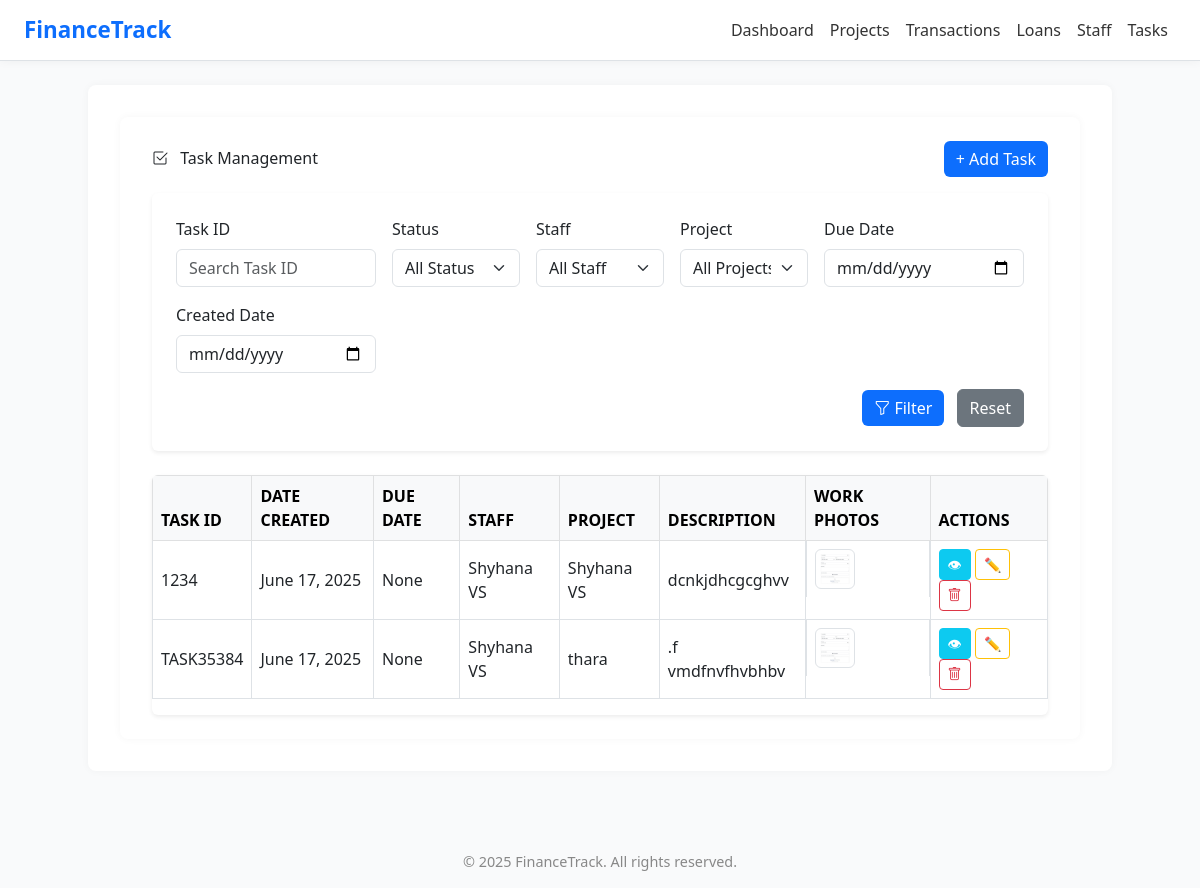
The page /task_list on the database as committed earlier.
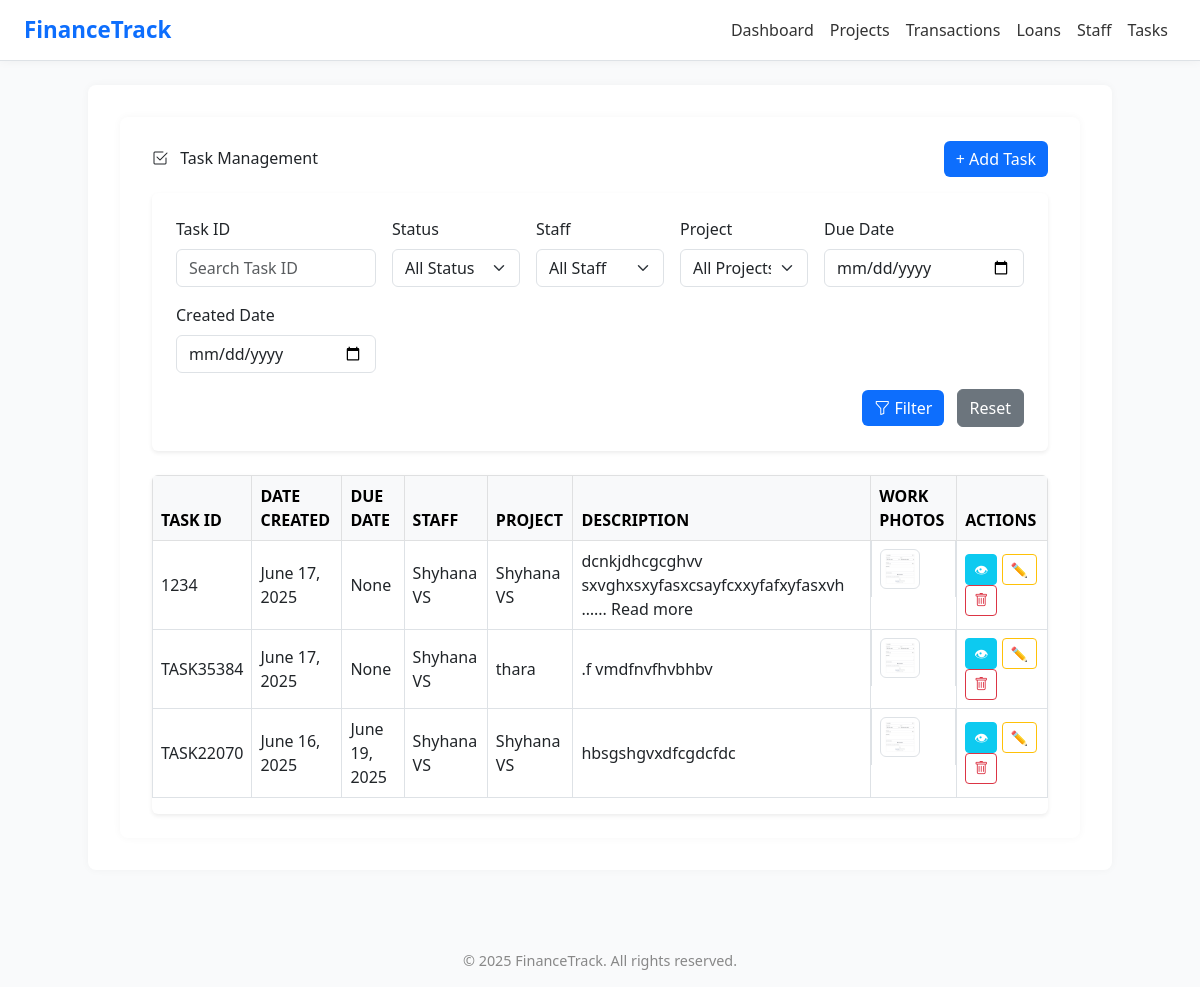
The same page on the database as committed later.
### app1/models.py (models this page shows, shortened)
class Task(models.Model):
    STATUS_CHOICES = [
        ('Pending', 'Pending'),
        ('In Progress', 'In Progress'),
        ('Completed', 'Completed'),
    ]
    task_id = models.CharField(max_length=50, unique=True)
    date = models.DateField()
    due_date = models.DateField(null=True, blank=True)  # ✅ New
    status = models.CharField(max_length=20, choices=STATUS_CHOICES, default='Pending')  # ✅ New
    staff = models.ForeignKey('Staff', on_delete=models.CASCADE)
    project = models.ForeignKey('Project', on_delete=models.CASCADE)
    description = models.TextField()
    voice_memo = models.FileField(upload_to='voice_memos/', blank=True, null=True)

class Staff(models.Model):
    staff_id = models.CharField(max_length=20, unique=True)
    name = models.CharField(max_length=100)
    photo = models.ImageField(upload_to='staff_photos/', blank=True, null=True)
    designation = models.CharField(max_length=100)
    department = models.CharField(max_length=100)
    project = models.ForeignKey(Project, on_delete=models.SET_NULL, null=True, blank=True)
    salary = models.DecimalField(max_digits=10, decimal_places=2)
    date_of_join = models.DateField()
    def __str__(self):
        return self.name

class Project(models.Model):
    code = models.CharField(max_length=20)
    name = models.CharField(max_length=100)
    location = models.CharField(max_length=100)
    total_budget = models.DecimalField(max_digits=12, decimal_places=2)
    start_date = models.DateField()
    end_date = models.DateField()
    notes = models.TextField(blank=True, null=True)
    def __str__(self):
        return self.name

class TaskFile(models.Model):
    task = models.ForeignKey(Task, related_name='files', on_delete=models.CASCADE)
    file = models.FileField(upload_to='task_files/')

### app1/views.py (the view, shortened to what this page needs)
# urls.py: path('task_list', views.task_list, name='task_list'),
def task_list(request):
    tasks = Task.objects.all().order_by('-date')
    task_id = request.GET.get('task_id')
    status = request.GET.get('status')
    staff = request.GET.get('staff')
    project = request.GET.get('project')
    due_date_from = request.GET.get('due_date_from')
    due_date_to = request.GET.get('due_date_to')
    created_from = request.GET.get('created_from')
    created_to = request.GET.get('created_to')
    if task_id:
        tasks = tasks.filter(task_id__icontains=task_id)
    if status and status != 'all':
        tasks = tasks.filter(status=status)
    if staff and staff != 'all':
        tasks = tasks.filter(staff_id=staff)
    if project and project != 'all':
        tasks = tasks.filter(project_id=project)
    if due_date_from:
        tasks = tasks.filter(due_date__gte=due_date_from)
    if due_date_to:
        tasks = tasks.filter(due_date__lte=due_date_to)
    if created_from:
        tasks = tasks.filter(date__gte=created_from)
    if created_to:
        tasks = tasks.filter(date__lte=created_to)
    form = TaskForm()
    for task in tasks:
        task.get_form = TaskForm(instance=task, prefix=f"task_{task.id}")
    context = {
        'tasks': tasks,
        'form': form,
        'staffs': Staff.objects.all(),
        'projects': Project.objects.all(),
        'get': request.GET,
    }
    return render(request, 'task.html', context)

### templates/task.html (shortened to what the changed rows need)
{% extends "base.html" %}
{% load static %}
{% block content %}
<div class="container py-4">
  <div class="d-flex justify-content-between align-items-center mb-3">
    <h2 class="page-title mb-3 mb-md-0">
  <i class="bi bi-check2-square me-2"></i> Task Management
   </h2>
  </div>
  <div class="table-responsive bg-white rounded shadow-sm">
    <table class="table table-bordered align-middle">
      <thead class="table-light">
        <tr>
          <th>TASK ID</th>
          <th>DATE CREATED</th>
          <th>DUE DATE</th>
          <th>STAFF</th>
          <th>PROJECT</th>
          <th>DESCRIPTION</th>
          <th>WORK PHOTOS</th>
          <th>ACTIONS</th>
        </tr>
      </thead>
      <tbody>
        {% for task in tasks %}
        <tr>
          <td>{{ task.task_id }}</td>
          <td>{{ task.date }}</td>
          <td>{{task.due_date}}</td>
          <td>{{ task.staff.name }}</td>
          <td>{{ task.project.name }}</td>
          <td>
  {% if task.description|length > 25 %}
    {{ task.description|truncatechars:50 }}...
    <a href="{% url 'view_task' task.id %}">Read more</a>
  {% else %}
    {{ task.description }}
  {% endif %}
</td>
         <td class="d-flex flex-wrap gap-2">
  {% for file in task.files.all %}
    {% with file.file.url|lower as file_url %}
      {% if ".pdf" in file_url %}
        <a href="{{ file.file.url }}" target="_blank" class="text-danger" title="View PDF">
          <i class="bi bi-file-earmark-pdf-fill fs-4"></i>
        </a>
      {% elif ".jpg" in file_url or ".jpeg" in file_url or ".png" in file_url %}
        <a href="{{ file.file.url }}" target="_blank" title="View Image">
          <img src="{{ file.file.url }}" alt="Work Photo" class="img-thumbnail" style="width: 40px; height: 40px; object-fit: cover;">
        </a>
      {% else %}
        <a href="{{ file.file.url }}" target="_blank" class="text-primary" title="Download File">
          <i class="bi bi-file-earmark-fill fs-4"></i>
        </a>
      {% endif %}
    {% endwith %}
  {% empty %}
    <span class="text-muted">None</span>
  {% endfor %}
</td>
          <td>
            <a href="{% url 'view_task' task.pk %}" class="btn btn-sm btn-info text-white">👁</a>
            <button class="btn btn-sm btn-outline-warning" data-bs-toggle="modal" data-bs-target="#editTaskModal{{ task.id }}">✏️</button>
            <a href="{% url 'delete_task' task.pk %}" onclick="return confirm('Are you sure?')" class="btn btn-sm btn-outline-danger"><i class="bi bi-trash"></i></a>
          </td>
        </tr>
        {% endfor %}
      </tbody>
    </table>
  </div>
</div>
{% endblock %}

Rows that differ between the two databases and show on the page:
changed Task: description "dcnkjdhcgcghvv" → "dcnkjdhcgcghvv sxvghxsxyfasxcsayfcxxyfafxyfasxvh …"
added Task: task_id "TASK22070", date "June 16, 2025", due_date "June 19, 2025", staff.name "Shyhana VS", project.name "Shyhana VS", description "hbsgshgvxdfcgdcfdc"
added TaskFile: file (picture), shown under "TASK22070"
